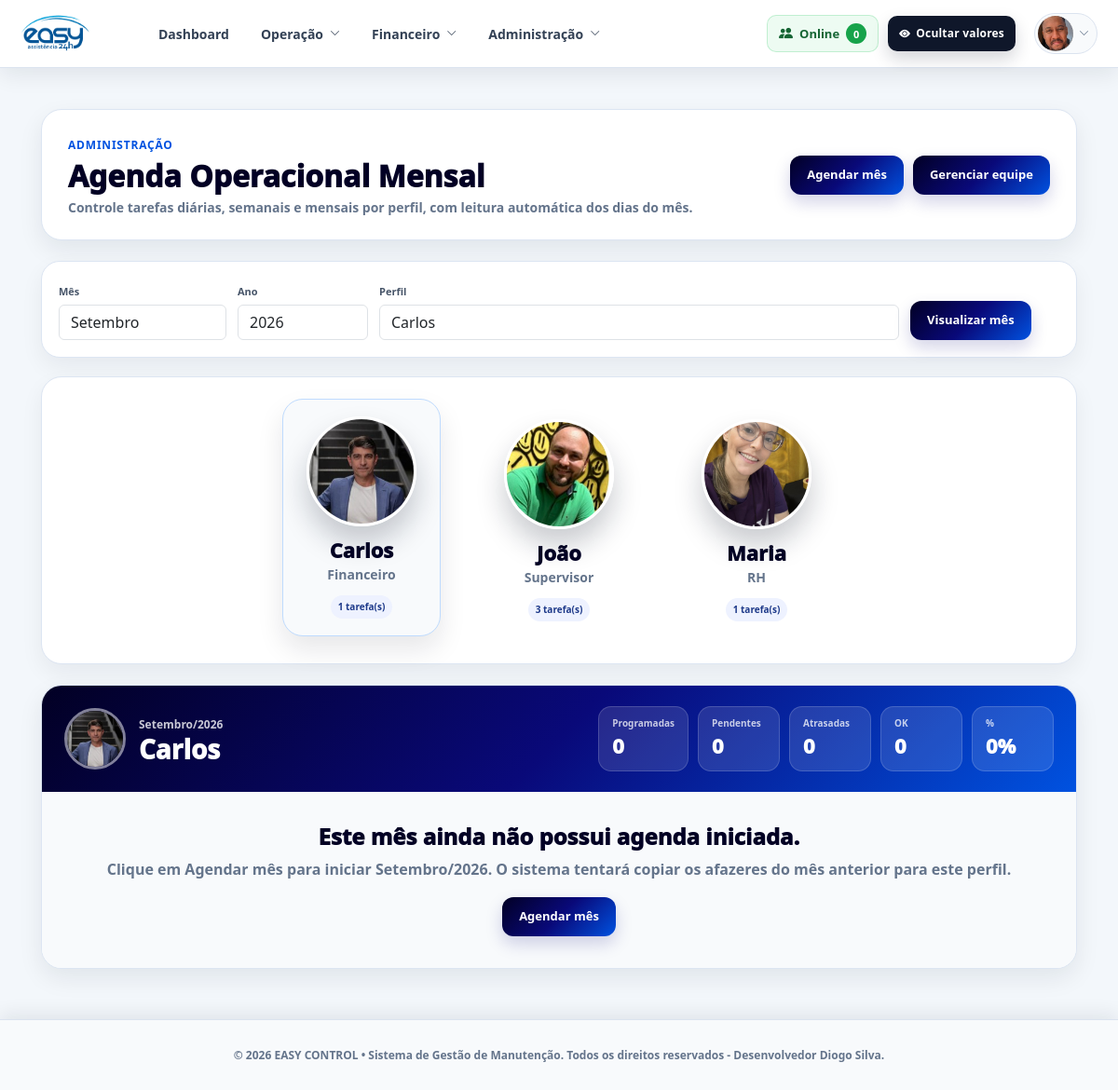
The page /admin/agenda-equipe/ (signed in) on the database its author committed.
### models/membro_agenda_equipe.py (models this page shows)
class MembroAgendaEquipe(db.Model):
    __tablename__ = "membros_agenda_equipe"
    id = db.Column(db.Integer, primary_key=True)
    nome = db.Column(db.String(120), nullable=False)
    cargo = db.Column(db.String(120), default="Equipe")
    foto = db.Column(db.String(255))
    ativo = db.Column(db.Boolean, default=True)
    criado_em = db.Column(db.DateTime, default=datetime.utcnow)
    atualizado_em = db.Column(
        db.DateTime,
        default=datetime.utcnow,
        onupdate=datetime.utcnow
    )

### routes/agenda_equipe.py (the view, shortened to what this page needs)
@agenda_equipe_bp.route("/", methods=["GET"])
@gestao_required
def index():
    hoje = date.today()
    mes = request.args.get("mes", type=int) or hoje.month
    ano = request.args.get("ano", type=int) or hoje.year
    membro_id = request.args.get("membro_id", type=int)
    if mes < 1 or mes > 12:
        mes = hoje.month
    membros_raw = buscar_membros()
    if not membro_id and membros_raw:
        membro_id = membros_raw[0].id
    membro_selecionado = buscar_membro_por_id(membro_id)
    membros = []
    for membro in membros_raw:
        membros.append({
            "id": membro.id,
            "nome": membro.nome,
            "cargo": membro.cargo,
            "foto": membro.foto,
            "total_tarefas": contar_tarefas_membro(membro.id),
        })
    agenda_iniciada = False
    tarefas = []
    linhas = []
    resumo_mes = {
        "total_programadas": 0,
        "concluidas": 0,
        "pendentes": 0,
        "atrasadas": 0,
        "percentual": 0,
    }
    if membro_selecionado:
        agenda_iniciada = existe_agenda_mes(
            membro_id=membro_selecionado.id,
            mes=mes,
            ano=ano
        )
    return render_template(
        "admin/agenda_equipe.html",
        membros=membros,
        membros_raw=membros_raw,
        membro_selecionado=membro_selecionado,
        mes=mes,
        ano=ano,
        nome_mes=nome_mes_texto(mes),
        dias=dias_do_mes(mes, ano),
        tarefas=tarefas,
        linhas=linhas,
        resumo_mes=resumo_mes,
        agenda_iniciada=agenda_iniciada,
        hoje=hoje,
    )

### routes/agenda_equipe.py (called while the page is built, shortened)
def garantir_membros_padrao():
    total = MembroAgendaEquipe.query.count()
    if total > 0:
        return

def buscar_membros():
    garantir_membros_padrao()
    return MembroAgendaEquipe.query.filter_by(
        ativo=True
    ).order_by(
        MembroAgendaEquipe.nome.asc()
    ).all()

def buscar_membro_por_id(membro_id):
    if not membro_id:
        return None
    return MembroAgendaEquipe.query.filter_by(
        id=membro_id,
        ativo=True
    ).first()

def ultimo_dia_mes(mes, ano):
    return calendar.monthrange(ano, mes)[1]

def nome_mes_texto(mes):
    nomes = {
        1: "Janeiro",
        2: "Fevereiro",
        3: "Março",
        4: "Abril",
        5: "Maio",
        6: "Junho",
        7: "Julho",
        8: "Agosto",
        9: "Setembro",
        10: "Outubro",
        11: "Novembro",
        12: "Dezembro",
    }
    return nomes.get(mes, str(mes))

def nome_dia_semana(numero):
    nomes = {
        0: "seg",
        1: "ter",
        2: "qua",
        3: "qui",
        4: "sex",
        5: "sáb",
        6: "dom",
    }
    return nomes.get(numero, "")

def dias_do_mes(mes, ano):
    total_dias = ultimo_dia_mes(mes, ano)
    dias = []
    for dia in range(1, total_dias + 1):
        data_ref = date(ano, mes, dia)
        semana = data_ref.weekday()
        dias.append({
            "dia": dia,
            "data": data_ref,
            "semana": semana,
            "semana_nome": nome_dia_semana(semana),
            "fim_semana": semana in [5, 6],
            "hoje": data_ref == date.today(),
        })
    return dias

def existe_agenda_mes(membro_id, mes, ano):
    agenda = AgendaMesEquipe.query.filter_by(
        membro_id=membro_id,
        mes=mes,
        ano=ano
    ).first()
    return agenda is not None

def contar_tarefas_membro(membro_id):
    total = TarefaEquipe.query.filter_by(
        membro_id=membro_id,
        ativo=True
    ).count()
    return total

### utils/auth.py (called while the page is built)
def is_gestao():
    return session.get("user_role") in ROLES_GESTAO

def gestao_required(f):
    @wraps(f)
    def decorated_function(*args, **kwargs):
        if not session.get("user_id"):
            return redirect("/login")
        if not is_gestao():
            return "Acesso negado 🚫"
        return f(*args, **kwargs)
    return decorated_function

### templates/admin/agenda_equipe.html (shortened to what this page needs)
{% extends "base.html" %}
{% block content %}
<div id="agendaEquipeApp">
<div class="agenda-equipe-page agenda-mensal-page">
    <section class="agenda-header">
        <div>
            <span>ADMINISTRAÇÃO</span>
            <h1>Agenda Operacional Mensal</h1>
            <p>Controle tarefas diárias, semanais e mensais por perfil, com leitura automática dos dias do mês.</p>
        </div>
        <div class="agenda-header-actions">
            {% if membro_selecionado and not agenda_iniciada %}
                <form method="POST" action="/admin/agenda-equipe/iniciar-mes">
                    <button class="agenda-btn agenda-btn-primary">
                        Agendar mês
                    </button>
                </form>
            {% endif %}
            <button type="button"
                    class="agenda-btn agenda-btn-primary"
                    data-bs-toggle="modal"
                    data-bs-target="#modalGerenciarEquipe">
                Gerenciar equipe
            </button>
        </div>
    </section>
    <section class="agenda-filtros-mes">
        <form method="GET" action="/admin/agenda-equipe/" class="agenda-filtros-grid">
            <div>
                <label>Mês</label>
                <select name="mes" class="form-control">
                    {% for m in range(1, 13) %}
                        <option value="{{ m }}" {% if mes == m %}selected{% endif %}>
                            {% if m == 9 %}Setembro{% endif %}
                        </option>
                    {% endfor %}
                </select>
            </div>
            <div>
                <label>Ano</label>
                <input type="number" name="ano" value="{{ ano }}" class="form-control">
            </div>
            <div>
                <label>Perfil</label>
                <select name="membro_id" class="form-control">
                    {% for membro in membros %}
                        <option value="{{ membro.id }}"
                                {% if membro_selecionado and membro_selecionado.id == membro.id %}selected{% endif %}>
                            {{ membro.nome }}
                        </option>
                    {% endfor %}
                </select>
            </div>
            <div class="agenda-filtros-submit">
                <button class="agenda-btn agenda-btn-primary">
                    Visualizar mês
                </button>
            </div>
        </form>
    </section>
    <section class="agenda-membros">
        {% for membro in membros %}
            <a href="/admin/agenda-equipe/?membro_id={{ membro.id }}&mes={{ mes }}&ano={{ ano }}"
               class="agenda-membro-card {% if membro_selecionado and membro_selecionado.id == membro.id %}ativo{% endif %}">
                <div class="agenda-foto-wrap">
                    <img src="{{ membro.foto or '' }}"
                         alt="{{ membro.nome }}"
                         class="agenda-foto"
                         onerror="this.style.display='none'; this.nextElementSibling.style.display='flex';">
                </div>
                <strong>{{ membro.nome }}</strong>
                <small>{{ membro.cargo }}</small>
                <div class="agenda-resumo">
                    <span>{{ membro.total_tarefas }} tarefa(s)</span>
                </div>
            </a>
        {% endfor %}
    </section>
    {% if membro_selecionado %}
        <section class="agenda-painel">
            <div class="agenda-painel-topo">
                <div class="agenda-pessoa-info">
                    <img src="{{ membro_selecionado.foto or '' }}"
                         alt="{{ membro_selecionado.nome }}"
                         onerror="this.style.display='none'; this.nextElementSibling.style.display='flex';">
                    <div>
                        <span>{{ nome_mes }}/{{ ano }}</span>
                        <h2>{{ membro_selecionado.nome }}</h2>
                    </div>
                </div>
                <div class="agenda-kpis-mini">
                    <div>
                        <span>Programadas</span>
                        <strong>{{ resumo_mes.total_programadas }}</strong>
                    </div>
                    <div>
                        <span>Pendentes</span>
                        <strong>{{ resumo_mes.pendentes }}</strong>
                    </div>
                    <div>
                        <span>Atrasadas</span>
                        <strong>{{ resumo_mes.atrasadas }}</strong>
                    </div>
                    <div>
                        <span>OK</span>
                        <strong>{{ resumo_mes.concluidas }}</strong>
                    </div>
                    <div>
                        <span>%</span>
                        <strong>{{ resumo_mes.percentual }}%</strong>
                    </div>
                </div>
            </div>
            {% if not agenda_iniciada %}
                <div class="agenda-iniciar-mes">
                    <h3>Este mês ainda não possui agenda iniciada.</h3>
                    <p>
                        Clique em <strong>Agendar mês</strong> para iniciar {{ nome_mes }}/{{ ano }}.
                        O sistema tentará copiar os afazeres do mês anterior para este perfil.
                    </p>
                    <form method="POST" action="/admin/agenda-equipe/iniciar-mes">
                        <button class="agenda-btn agenda-btn-primary">
                            Agendar mês
                        </button>
                    </form>
                </div>
            {% endif %}
        </section>
    {% else %}
        <section class="agenda-empty-state">
            <h2>Nenhum membro cadastrado</h2>
            <p>Clique em “Gerenciar equipe” para cadastrar os perfis da agenda.</p>
        </section>
    {% endif %}
</div>
</div>
{% endblock %}

### static/css/organized/00-login.css (style rules this page uses)
:root { --easy-primary: #0d3b66; --easy-primary-strong: #082746; --easy-secondary: #1d8cf8; --easy-text: #ffffff; --easy-muted: rgba(255, 255, 255, 0.78); --easy-border: rgba(255, 255, 255, 0.24); --easy-card: rgba(7, 25, 44, 0.72); --easy-card-hover: rgba(7, 25, 44, 0.82); }
* { box-sizing: border-box; }
html, body { width: 100%; min-height: 100%; }

### static/css/organized/01-frotas.css (style rules this page uses)
body { padding-bottom: 86px; }

### rows shown on the page
MembroAgendaEquipe: foto (picture), nome "Carlos", cargo "Financeiro", total_tarefas "1"
MembroAgendaEquipe: foto (picture), nome "João", cargo "Supervisor", total_tarefas "3"
MembroAgendaEquipe: foto (picture), nome "Maria", cargo "RH", total_tarefas "1"

### other values the page prints
{{ nome_mes }} "Setembro"
{{ ano }} "2026"
{{ resumo_mes.total_programadas }} "0"
{{ resumo_mes.pendentes }} "0"
{{ resumo_mes.atrasadas }} "0"
{{ resumo_mes.concluidas }} "0"
{{ resumo_mes.percentual }} "0"
form field membro_id "Carlos"
